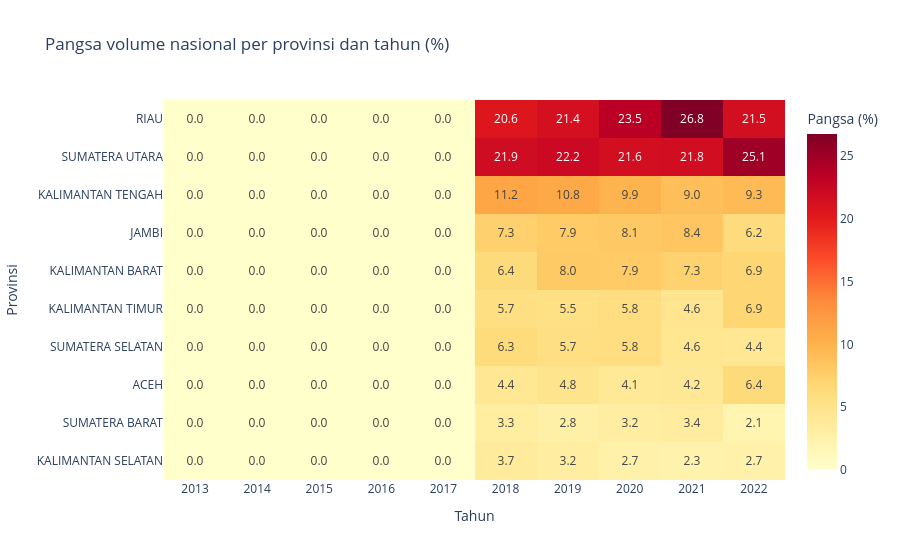

This figure's notebook cell:
### Code cell
# Visualisasi 5: Siklus Musiman / Pola Temporal Berkala
# fig5 = px.density_heatmap(...)
# fig5.show()
# Visualisasi 5: Pola temporal-spasial berkala: pangsa nasional 10 provinsi teratas per tahun (heatmap)
top10 = top15[:10]
total_tahun = {r["year"]: r["volume_total"] for r in tahunan.select("year", "volume_total").to_dicts()}

pangsa = (
    df.filter(pl.col("province_of_production").is_in(top10))
    .group_by("year", "province_of_production")
    .agg(pl.col(VOL).sum().alias("v"))
)
lookup = {(r["province_of_production"], r["year"]): r["v"] for r in pangsa.to_dicts()}
tahun_list = sorted(total_tahun)

z = [[100 * lookup.get((p, y), 0) / total_tahun[y] for y in tahun_list] for p in top10]
fig5 = px.imshow(
    z, x=[str(y) for y in tahun_list], y=top10, color_continuous_scale="YlOrRd", text_auto=".1f",
    labels=dict(x="Tahun", y="Provinsi", color="Pangsa (%)"),
    title="Pangsa volume nasional per provinsi dan tahun (%)", aspect="auto",
)
fig5.write_html(FIG_DIR / "viz5_pangsa_provinsi_tahun.html")
fig5.show()

### Figure 1 — Plotly figure (JSON) as saved in the notebook; plotly's stock layout.template omitted (floating-point values rounded to 4 significant figures)
{"data": [{"coloraxis": "coloraxis", "hovertemplate": "Tahun: %{x}<br>Provinsi: %{y}<br>Pangsa (%): %{z}<extra></extra>", "name": "0", "texttemplate": "%{z:.1f}", "type": "heatmap", "x": ["2013", "2014", "2015", "2016", "2017", "2018", "2019", "2020", "2021", "2022"], "xaxis": "x", "y": ["RIAU", "SUMATERA UTARA", "KALIMANTAN TENGAH", "JAMBI", "KALIMANTAN BARAT", "KALIMANTAN TIMUR", "SUMATERA SELATAN", "ACEH", "SUMATERA BARAT", "KALIMANTAN SELATAN"], "yaxis": "y", "z": [[0.0, 0.0, 0.0, 0.0, 0.0, 20.6, 21.37, 23.54, 26.76, 21.54], [0.0, 0.0, 0.0, 0.0, 0.0, 21.91, 22.21, 21.58, 21.79, 25.12], [0.0, 0.0, 0.0, 0.0, 0.0, 11.21, 10.83, 9.876, 9.019, 9.303], [0.0, 0.0, 0.0, 0.0, 0.0, 7.338, 7.856, 8.147, 8.371, 6.151], [0.0, 0.0, 0.0, 0.0, 0.0, 6.368, 8.016, 7.884, 7.257, 6.932], [0.0, 0.0, 0.0, 0.0, 0.0, 5.71, 5.488, 5.795, 4.645, 6.909], [0.0, 0.0, 0.0, 0.0, 0.0, 6.252, 5.667, 5.828, 4.559, 4.409], [0.0, 0.0, 0.0, 0.0, 0.0, 4.414, 4.794, 4.113, 4.232, 6.385], [0.0, 0.0, 0.0, 0.0, 0.0, 3.333, 2.833, 3.239, 3.44, 2.124], [0.0, 0.0, 0.0, 0.0, 0.0, 3.718, 3.219, 2.688, 2.328, 2.651]]}], "layout": {"coloraxis": {"autocolorscale": false, "colorbar": {"title": {"text": "Pangsa (%)"}}, "colorscale": [[0, "rgb(255,255,204)"], [0.125, "rgb(255,237,160)"], [0.25, "rgb(254,217,118)"], [0.375, "rgb(254,178,76)"], [0.5, "rgb(253,141,60)"], [0.625, "rgb(252,78,42)"], [0.75, "rgb(227,26,28)"], [0.875, "rgb(189,0,38)"], [1, "rgb(128,0,38)"]]}, "title": {"text": "Pangsa volume nasional per provinsi dan tahun (%)"}, "xaxis": {"anchor": "y", "domain": [0, 1], "title": {"text": "Tahun"}}, "yaxis": {"anchor": "x", "autorange": "reversed", "domain": [0, 1], "title": {"text": "Provinsi"}}}}
